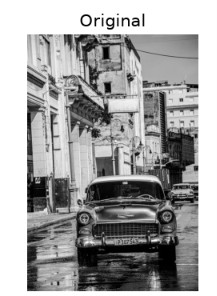
#> input picture e_1.jpg, 217 x 296 px
$ python cv_lab3.py
#> lines starting #> are read from the running program, lines starting #| are printed output that depends on the picture
import cv2
import matplotlib.pyplot as plt
import numpy as np

def show_comparison(original, blur3, blur5, blur7):

    plt.figure(figsize=(12, 10))

    plt.subplot(2, 2, 1)
    plt.imshow(img, cmap='gray')
    plt.title('Original Grayscale Image')
    plt.axis('off')

    plt.subplot(2, 2, 2)
    plt.imshow(blur_3x3, cmap='gray')
    plt.title('Average Filter (3×3)')
    plt.axis('off')

    plt.subplot(2, 2, 3)
    plt.imshow(blur_5x5, cmap='gray')
    plt.title('Average Filter (5×5)')
    plt.axis('off')

    plt.subplot(2, 2, 4)
    plt.imshow(blur_7x7, cmap='gray')
    plt.title('Average Filter (7×7)')
    plt.axis('off')

    plt.tight_layout()
    plt.show()
img = cv2.imread('e_1.jpg', 0)
#> img is the input picture: shape (296, 217); min 0, max 255, mean 163.1

if img is None:
    print("Error: Image not found.")
else:
    kernel_3x3 = np.ones((3, 3), np.float32) / 9
    kernel_5x5 = np.ones((5, 5), np.float32) / 25
    kernel_7x7 = np.ones((7, 7), np.float32) / 49

    blur_3x3 = cv2.filter2D(img, -1, kernel_3x3)
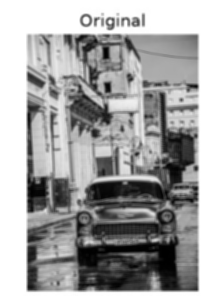
#> blur_3x3: shape (296, 217); min 0, max 255, mean 163.1
    blur_5x5 = cv2.filter2D(img, -1, kernel_5x5)
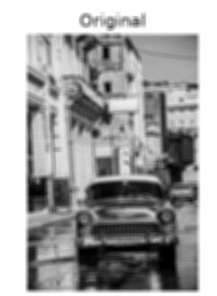
#> blur_5x5: shape (296, 217); min 0, max 255, mean 163.1
    blur_7x7 = cv2.filter2D(img, -1, kernel_7x7)
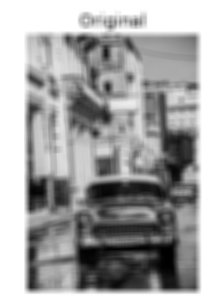
#> blur_7x7: shape (296, 217); min 0, max 255, mean 163.1

    cv2.imwrite("blur_3x3.jpg", blur_3x3)
    cv2.imwrite("blur_5x5.jpg", blur_5x5)
    cv2.imwrite("blur_7x7.jpg", blur_7x7)

    show_comparison(img, blur_3x3, blur_5x5, blur_7x7)
#> in show_comparison, `plt.show()`:
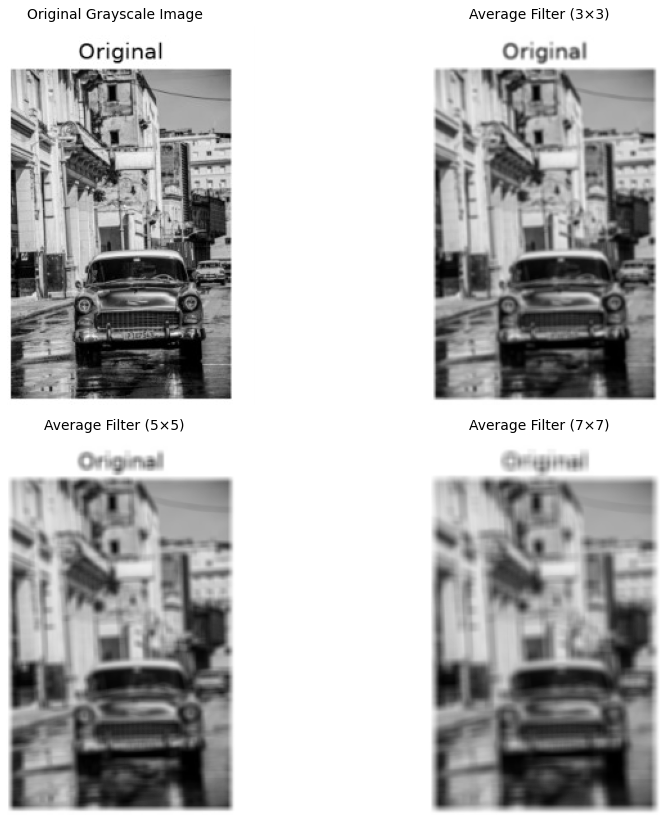
#> figure drawn by matplotlib, 4 panels

$ run again, with noisy_5x5.jpg copied over e_1.jpg
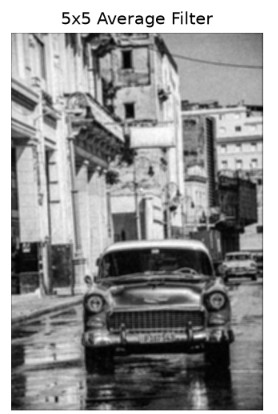
#> input picture noisy_5x5.jpg, 278 x 414 px
#> img is the input picture: shape (414, 278); min 0, max 255, mean 147.8
#> `blur_5x5 = cv2.filter2D(img, -1, kernel_5x5)`:
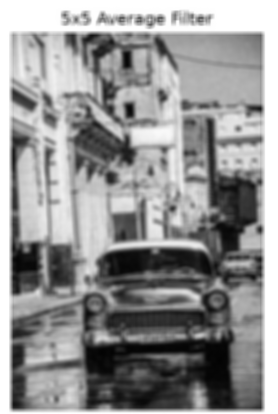
#> blur_5x5: shape (414, 278); min 2, max 255, mean 147.8
#> in show_comparison, `plt.show()`:
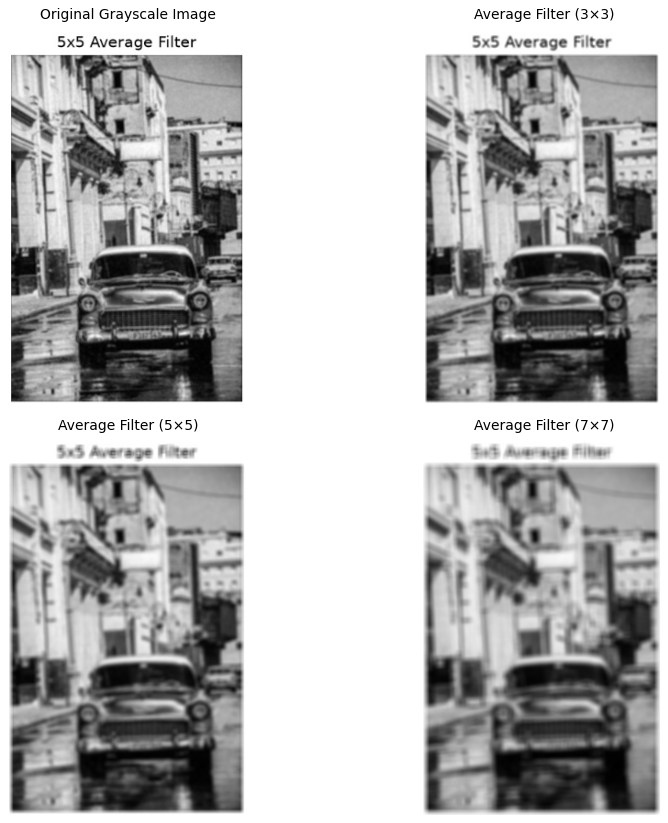
#> figure drawn by matplotlib, 4 panels
